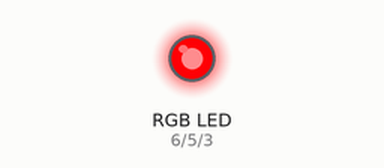
A sketch run on a simulated Arduino Uno, built with avr-gcc and run on an emulated ATmega328P. Parts: an RGB LED mixed from three pins (HIGH = lit). Dim RGB values are drawn brighter than linear.

Above: at 0.05 s.
At 1.55 s:
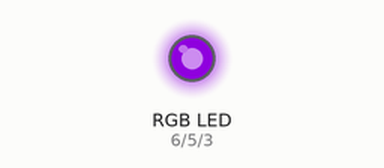
At 2.4 s:
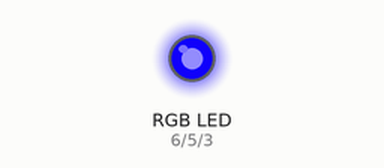
At 4.8 s:
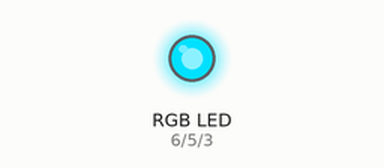
At 7.15 s:
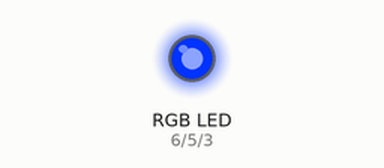
At 9.6 s:
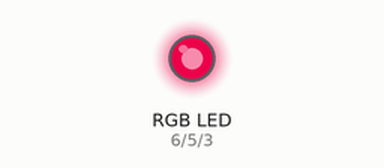
Timing chart, 0 to 13.3 s (numbered marks = the images above):
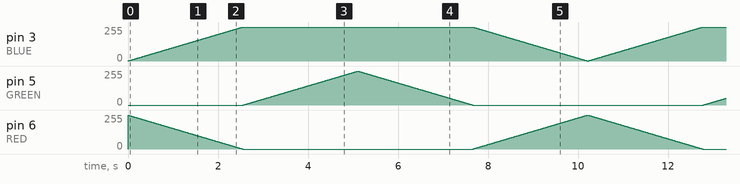

The sketch:

Lesson_3_RGB_Led.ino
```cpp
// Define Pins
# define BLUE 3
# define GREEN 5
# define RED 6


void setup() {
  // put your setup code here, to run once:
  pinMode(RED, OUTPUT);
  pinMode(GREEN, OUTPUT);
  pinMode(BLUE, OUTPUT);
  digitalWrite(RED, HIGH);
  digitalWrite(GREEN, LOW);
  digitalWrite(BLUE, LOW);
}


int redValue;
int greenValue;
int blueValue;

void loop() {
  // put your main code here, to run repeatedly:

  # define delayTime 10 // fading time between colours

  redValue= 255;
  greenValue = 0;
  blueValue = 0;

 for(int i = 0; i < 255; i += 1){
  redValue -= 1;
  blueValue += 1;
  analogWrite(BLUE, blueValue);
  analogWrite(RED, redValue);
  delay(delayTime);
 }


  redValue= 0;
  greenValue = 255;
  blueValue = 0;

 for(int i = 0; i < 255; i += 1){
  blueValue -= 1;
  greenValue += 1;
  analogWrite(RED, redValue);
  analogWrite(GREEN, greenValue);
  delay(delayTime);
 }

  redValue= 0;
  greenValue = 255;
  blueValue = 0;

 for(int i = 0; i < 255; i += 1){
  greenValue -= 1;
  blueValue += 1;
  analogWrite(RED, redValue);
  analogWrite(GREEN, greenValue);
  delay(delayTime);
 }


  redValue= 0;
  greenValue = 0;
  blueValue = 255;

 for(int i = 0; i < 255; i += 1){
  blueValue -= 1;
  redValue += 1;
  analogWrite(BLUE, blueValue);
  analogWrite(RED, redValue);
  delay(delayTime);
 }
}
```
